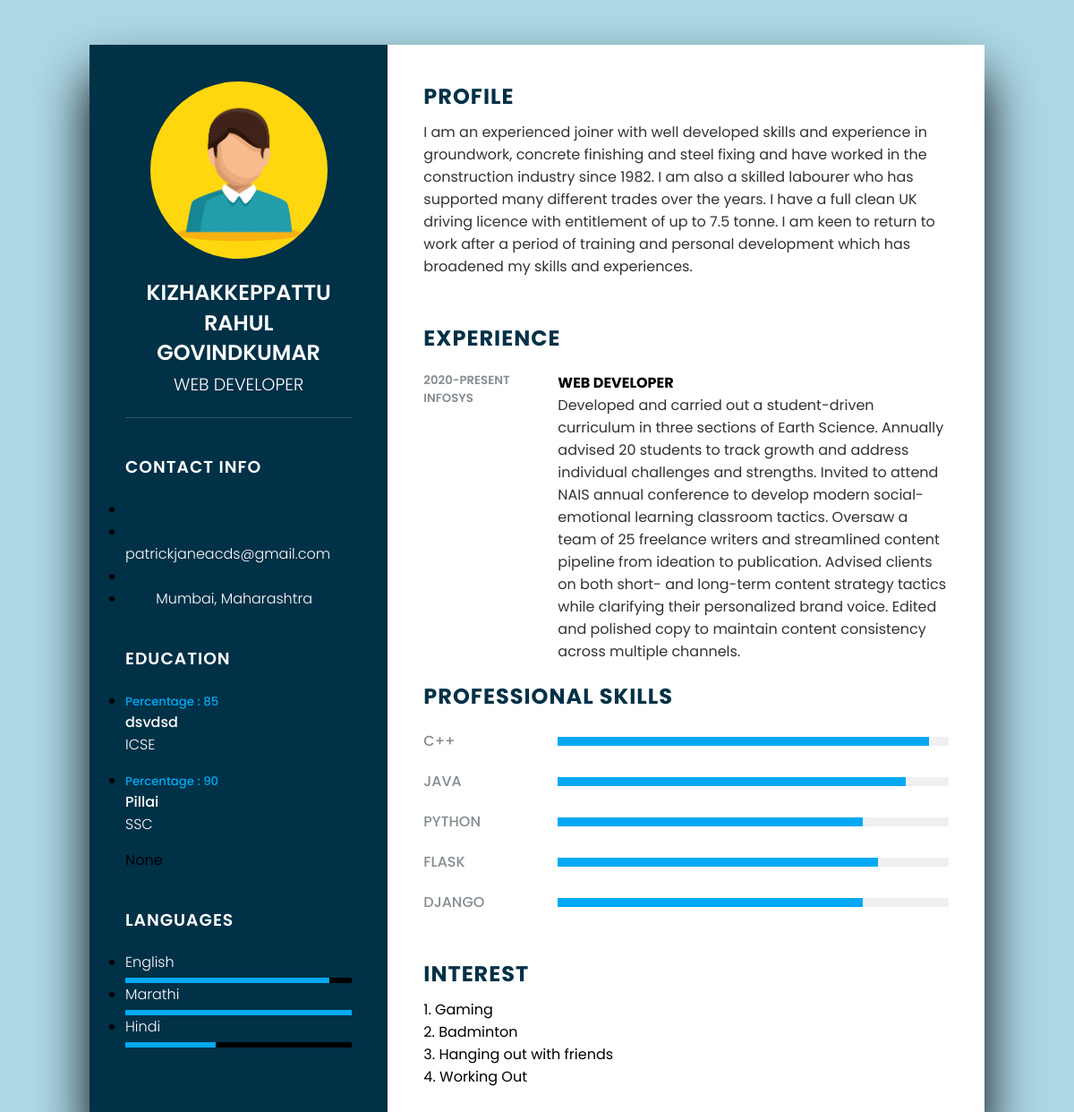
Screenshot of /show-resume/Patrick_Jane with the database file from the repository.
### app.py (models this page shows)
class Userresume(db.Model):
    id = db.Column(db.Integer , primary_key = True)
    username = db.Column(db.String(15))
    contactno = db.Column(db.Integer)
    emailaddr = db.Column(db.String(50))
    linkedin_url = db.Column(db.String(50))
    city = db.Column(db.String(50))
    state = db.Column(db.String(50))
    pfs1 = db.Column(db.String(15))
    pfs2 = db.Column(db.String(15))
    pfs3 = db.Column(db.String(15))
    pfs4 = db.Column(db.String(15))
    pfs5 = db.Column(db.String(15))
    interest = db.Column(db.String(200))
    l1 = db.Column(db.String(15))
    l2 = db.Column(db.String(15))
    l3 = db.Column(db.String(15))
    exp_joining_year = db.Column(db.Integer)
    exp_company_name = db.Column(db.String(50))
    exp_job_title = db.Column(db.String(50))
    exp_job_desc = db.Column(db.String(200))
    profile_desc = db.Column(db.String(200))
    name = db.Column(db.String(50))
    job_title = db.Column(db.String(50))
    percentage10 = db.Column(db.Integer)
    institute10 = db.Column(db.String(50))
    board10 = db.Column(db.String(50))
    percentage12 = db.Column(db.Integer)
    institute12 = db.Column(db.String(50))
    board12 = db.Column(db.String(50))
    others_education = db.Column(db.String(200))

### app.py (the view)
@app.route('/show-resume/<e>')
def viewresume(e):
    resume = Userresume.query.filter_by(username = e).first()
    return render_template('resume.html' , resume = resume)

### templates/resume.html (shortened to what this page needs)
<!DOCTYPE html>
<html lang="en">
<head>
    <link rel="stylesheet" href="/static/resume-style.css">
</head>
<body>
    <div class="container">
        <div class="left_side">
            <div class="profile">
                <div class="pfpImage">
                    <img src="/static/images/character-avatar.webp" alt="image" style="border: 1px solid #003147; border-radius: 100px;" alt: "profile pic">
                </div>
                <h2>{{resume.name}}<br><span>{{resume.job_title}}</span></h2>
            </div>
            <div class="contact_info">
                <h3 class="title">Contact Info</h3>
                <ul>
                    <li>
                    </li>
                    <li>
                        <span class="text">{{resume.emailaddr}}</span>
                    </li>
                    <li>
                    </li>
                    <li>
                        <span class="text">{{resume.city}}, {{resume.state}}</span>
                    </li>
                </ul>
            </div>
            <div class="contact_info education">
                <h3 class="title">Education</h3>
                <ul>
                    <li>
                        <h5>Percentage : {{resume.percentage10}}</h5>
                        <h4>{{resume.institute10}}</h4>
                        <h4>{{resume.board10}}</h4>
                    </li>
                </ul>
                <ul>
                    <li>
                        <h5>Percentage : {{resume.percentage12}}</h5>
                        <h4>{{resume.institute12}}</h4>
                        <h4>{{resume.board12}}</h4>
                    </li>
                </ul>
                <ul><pre>{{resume.others_education}}</pre></ul>
            </div>
            <div class="contact_info language">
                <h3 class="title">Languages</h3>
                <ul>
                    <li>
                        <span class="text">{{resume.l1}}</span>
                        <span class="percent">
                            <div style="width: 90%;"></div>
                        </span>
                    </li>
                    <li>
                        <span class="text">{{resume.l2}}</span>
                        <span class="percent">
                            <div style="width: 100%;"></div>
                        </span>
                    </li>
                    <li>
                        <span class="text">{{resume.l3}}</span>
                        <span class="percent">
                            <div style="width: 40%;"></div>
                        </span>
                    </li>
                </ul>
            </div>
        </div>
        <div class="right_side">
            <div class="about">
                <h2 class="title2">Profile</h2>
                <p>{{resume.profile_desc}}</p>
            </div>
            <div class="about">
                <h2 class="title2">Experience</h2>
                <div class="box">
                    <div class="year_company">
                        <h5>{{resume.exp_joining_year}}-Present</h5>
                        <h5>{{resume.exp_company_name}}</h5>
                    </div>
                    <div class="text">
                        <h4>{{resume.exp_job_title}}</h4>
                        <p>{{resume.exp_job_desc}}</p>
                    </div>
                </div>
                <div class="about skills">
                    <h2 class="title2">Professional Skills</h2>
                    <div class="box">
                        <h4>{{resume.pfs1}}</h4>
                        <div class="percent">
                            <div style="width: 95%;"></div>
                        </div>
                    </div>
                    <div class="box">
                        <h4>{{resume.pfs2}}</h4>
                        <div class="percent">
                            <div style="width: 89%;"></div>
                        </div>
                    </div>
                    <div class="box">
                        <h4>{{resume.pfs3}}</h4>
                        <div class="percent">
                            <div style="width: 78%;"></div>
                        </div>
                    </div>
                    <div class="box">
                        <h4>{{resume.pfs4}}</h4>
                        <div class="percent">
                            <div style="width: 82%;"></div>
                        </div>
                    </div>
                    <div class="box">
                        <h4>{{resume.pfs5}}</h4>
                        <div class="percent">
                            <div style="width: 78%;"></div>
                        </div>
                    </div>
                </div>
                <div class="about interest">
                    <h2 class="title2">Interest</h2>
                    <pre>{{resume.interest}}</pre>
                </div>
            </div>
        </div>
    </div>
</body>
</html>

### static/resume-style.css (style rules this page uses)
* { margin: 0; padding: 0; box-sizing: border-box; font-family: 'Poppins', sans-serif; }
body { background: lightblue; display: flex; justify-content: center; align-items: center; min-height: 100vh; }
.container { position: relative; padding: 0; margin: 50px; width: 100%; max-width: 1000px; min-height: 1000px; background: #fff; display: grid; grid-template-columns: 1fr 2fr; box-shadow: 0 35px 55px rgba(0,0,0,1) ; }
.container .left_side { position: relative; background: #003147; padding: 40px; }
.profile { position: relative; display: flex; flex-direction: column; align-items: center; padding-bottom: 20px; border-bottom: 1px solid rgba(255,255,255,0.2); }
.profile .pfpImage { position: relative; width: 200px; height: 200px; border-radius: 50%; overflow: hidden; }
.profile .pfpImage img { position: absolute; top: 0; left: 0; width: 100%; height: 100%; object-fit: cover; }
.profile h2 { color: #fff; font-size: 1.5em; margin-top: 20px; text-transform: uppercase; text-align: center; font-weight: 600; line-height: 1.4em; }
.profile h2 span { font-size: 0.8em; font-weight: 300; }
.contact_info { padding-top: 40px; }
.title { color: #fff; text-transform: uppercase; font-weight: 600; letter-spacing: 1px; margin-bottom: 20px; }
.contact_info ul { position: relative; }
.contact_info ul li span { color: #fff; font-weight: 300; }
.contact_info.education li { margin-bottom: 15px; }
.contact_info.education h5 { color: #03a9f4; font-weight: 500; }
.contact_info.education h4:nth-child(2) { color: #fff; font-weight: 500; }
.contact_info.education h4 { color: #fff; font-weight: 300; }
.contact_info .percent { position: relative; width: 100%; height: 6px; background-color: black; display: block; margin-top: 5px; }
.contact_info .percent div { position: absolute; top: 0; left: 0; height: 100%; background: #03a9f4; }
.container .right_side { position: relative; background: #fff; padding: 40px; }
.about { margin-bottom: 50px; }
.about:last-child { margin-bottom: 0; }
.title2 { color: #003147; text-transform: uppercase; letter-spacing: 1px; margin-bottom: 10px; }
p { color: #333; }
.about .box { display: flex; flex-direction: row; margin: 20px 0; }
.about .box .year_company { min-width: 150px; }
.about .box .year_company h5 { text-transform: uppercase; color: #848c90; font-weight: 600; }
.about .box h4 { text-transform: uppercase; font-size: 16px; }
.skills .box { position: relative; width: 100%; display: grid; grid-template-columns: 150px 1fr; justify-content: center; align-items: center; }
.skills .box h4 { text-transform: uppercase; color: #848c90; font-weight: 500; }
.skills .box .percent { position: relative; width: 100%; height: 10px; background: #f0f0f0; }
.skills .box .percent div { position: absolute; top: 0; left: 0; height: 100%; background: #03a9f4; }

### rows the page displays
Userresume: name "KIZHAKKEPPATTU RAHUL GOVINDKUMAR", job_title "WEB DEVELOPER", emailaddr "patrickjaneacds@gmail.com", city "Mumbai", state "Maharashtra", percentage10 "85", institute10 "dsvdsd", board10 "ICSE", percentage12 "90", institute12 "Pillai", board12 "SSC", others_education "None", l1 "English", l2 "Marathi", l3 "Hindi", profile_desc "I am an experienced joiner with well developed skills and experience in groundwork, concrete finishing and steel fixing and have worked in the construction industry since 1982. I am also a skilled labourer who has supported many different trades over the years. I have a full clean UK driving licence with entitlement of up to 7.5 tonne. I am keen to return to work after a period of training and personal development which has broadened my skills and experiences.", exp_joining_year "2020", exp_company_name "INFOSYS", exp_job_title "WEB DEVELOPER", exp_job_desc "Developed and carried out a student-driven curriculum in three sections of Earth Science. Annually advised 20 students to track growth and address individual challenges and strengths. Invited to attend NAIS annual conference to develop modern social-emotional learning classroom tactics. Oversaw a team of 25 freelance writers and streamlined content pipeline from ideation to publication. Advised clients on both short- and long-term content strategy tactics while clarifying their personalized brand voice. Edited and polished copy to maintain content consistency across multiple channels.", pfs1 "C++", pfs2 "JAVA", pfs3 "PYTHON", pfs4 "FLASK", pfs5 "DJANGO", interest "1. Gaming 2. Badminton 3. Hanging out with friends 4. Working Out"
